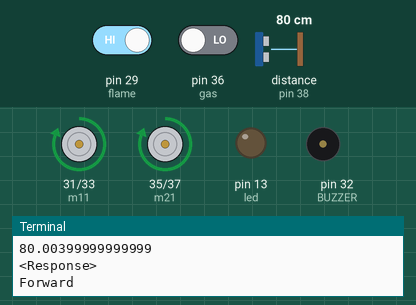
Recording of a program running on a simulated Raspberry Pi (header pin numbers). Shown: motor-driver pin pairs drawn as motors (green arrow = first pin HIGH = forward, orange = second pin HIGH = backward, longer = more drive), output pins drawn as LEDs (lit = HIGH), buzzer (waves = sounding, pin HIGH), the last lines printed to the terminal. Inputs (shaded band) come from the test bench; at power-on: distance to the obstacle (sensor on pin 38) 80 cm, pin 29 (flame) HIGH, pin 36 (gas) LOW. The echo pulse lasts 58.3 µs per cm; requests to the public web service named in the program get a made-up reply in its usual format after 0.4 s (London, UTC, broken clouds, 64 % humidity, 1013 hPa unless stated); the clock reads 2024-03-15 10:24:30 at power-on unless the program sets it; pins used as bus, display or sensor lines are not drawn.

Above: at 6.2 s.
6.3 s: distance to the obstacle (sensor on pin 38) set to 17 cm
8.9 s: distance to the obstacle (sensor on pin 38) set to 13 cm
At 11.7 s:
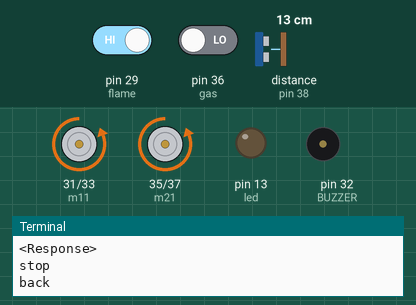
At 12.6 s:
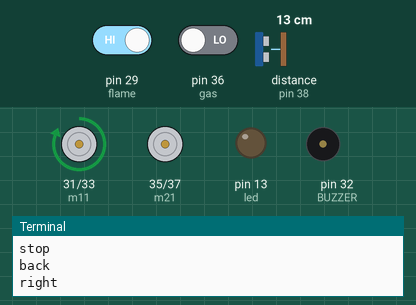
12.8 s: distance to the obstacle (sensor on pin 38) set to 299 cm
At 14.2 s:
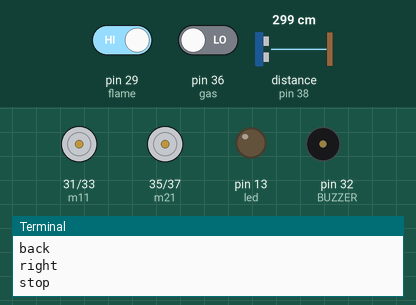
Timing chart, 0 to 17.1 s (numbered marks = the images above; inputs shaded):
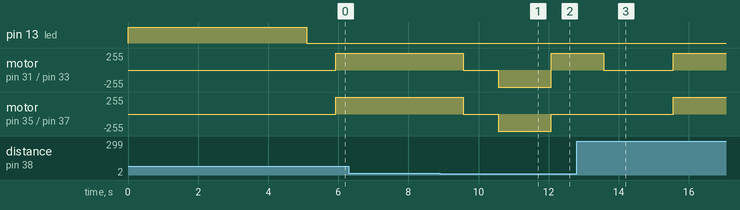

The program:

move.py
```python
import RPi.GPIO as GPIO                    #Import GPIO library

import time
import urllib.request as urllib2
import sys
import requests
URL='https://api.thingspeak.com/update?api_key=CFVAZHLSSIWSXT64&field1='

#Import time library

GPIO.setwarnings(False)

GPIO.setmode(GPIO.BOARD)


#GPIO SETUP
flame =29
gas=36

BUZZER=32

TRIG = 40

ECHO = 38

led = 13


m11=31

m12=33
m21=35

m22=37


GPIO.setup(flame, GPIO.IN)
GPIO.setup(gas, GPIO.IN)

GPIO.setup(BUZZER, GPIO.OUT)

GPIO.setup(TRIG,GPIO.OUT)                  # initialize GPIO Pin as outputs

GPIO.setup(ECHO,GPIO.IN)                   # initialize GPIO Pin as input

GPIO.setup(led,GPIO.OUT)


GPIO.setup(m11,GPIO.OUT)

GPIO.setup(m12,GPIO.OUT)

GPIO.setup(m21,GPIO.OUT)

GPIO.setup(m22,GPIO.OUT)


GPIO.output(led, 1)


time.sleep(5)


def stop():

    print ("stop")

    GPIO.output(m11, 0)

    GPIO.output(m12, 0)

    GPIO.output(m21, 0)

    GPIO.output(m22, 0)


def forward():

    GPIO.output(m11, 1)

    GPIO.output(m12, 0)

    GPIO.output(m21, 1)

    GPIO.output(m22, 0)

    print ("Forward")


def back():

    GPIO.output(m11, 0)

    GPIO.output(m12, 1)

    GPIO.output(m21, 0)

    GPIO.output(m22, 1)

    print ("back")


def left():

    GPIO.output(m11, 0)

    GPIO.output(m12, 0)

    GPIO.output(m21, 1)

    GPIO.output(m22, 0)

    print ("left")


def right():

    GPIO.output(m11, 1)

    GPIO.output(m12, 0)

    GPIO.output(m21, 0)

    GPIO.output(m22, 0)

    print ("right")


stop()

count=0

while True:


 i=0

 avgDistance=0

 for i in range(5):

  GPIO.output(TRIG, False)                 #Set TRIG as LOW

  time.sleep(0.1)                                   #Delay


  GPIO.output(TRIG, True)                  #Set TRIG as HIGH

  time.sleep(0.00001)                           #Delay of 0.00001 seconds

  GPIO.output(TRIG, False)                 #Set TRIG as LOW


  while GPIO.input(ECHO)==0:              #Check whether the ECHO is LOW

       GPIO.output(led, False)

  pulse_start = time.time()


  while GPIO.input(ECHO)==1:              #Check whether the ECHO is HIGH

       GPIO.output(led, False)

  pulse_end = time.time()

  pulse_duration = pulse_end - pulse_start #time to get back the pulse to sensor


  distance = pulse_duration * 17150        #Multiply pulse duration by 17150 (34300/2) to get distance

  distance = round(distance,2)                 #Round to two decimal points

  avgDistance=avgDistance+distance


 avgDistance=avgDistance/5

 print (avgDistance)

 data=avgDistance
 data1=GPIO.input(flame)
 data2=GPIO.input(gas)
 NEW_URL=URL+str(data)+'&field2='+str(data1)+'&field3='+str(data2)
 r=requests.get(NEW_URL)
 print(r)

 flag=0

 if avgDistance < 15:      #Check whether the distance is within 15 cm range

    count=count+1

    stop()

    time.sleep(1)

    back()

    time.sleep(1.5)

    if (count%3 ==1) & (flag==0):

     right()

     flag=1

    else:

     left()

     flag=0

    time.sleep(1.5)

    stop()

    time.sleep(1)

 else:

    forward()

    flag=0
```

Measured:
- the behaviour switches between 15 and 14 cm on distance to the obstacle (sensor on pin 38) (found by bisection; images 0 and 1)
- after the input at 8.9 s, motor on pin 31 (m11) / pin 33 (m12): forward 255/255 → stopped after 0.67 s, → backward 255/255 1.0 s later, → forward 255/255 1.5 s later; motor on pin 35 (m21) / pin 37 (m22): forward 255/255 → stopped after 0.67 s, → backward 255/255 1.0 s later, → stopped 1.5 s later
